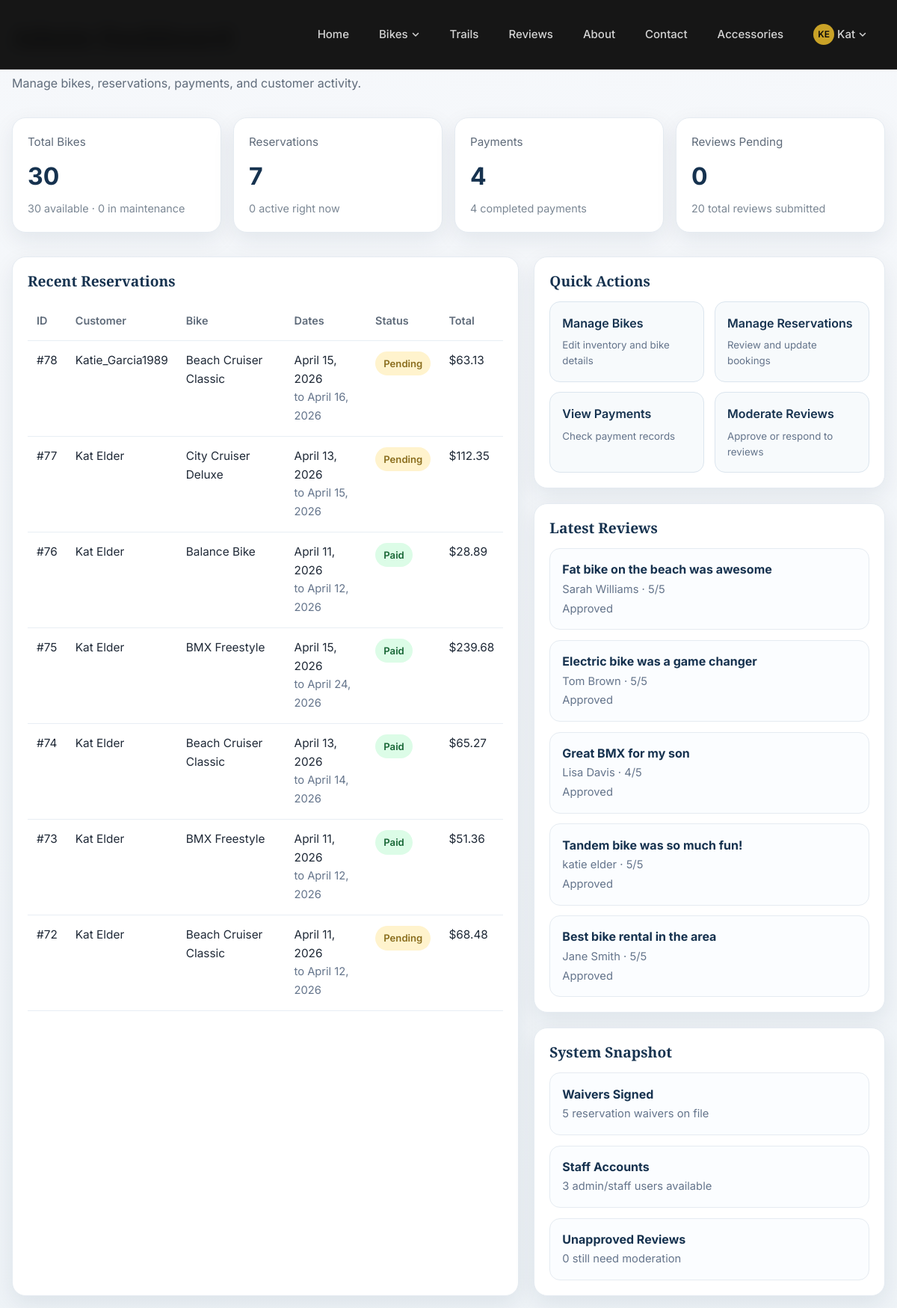
The page /admin-dashboard/ (signed in, upper part) on the database as committed earlier.
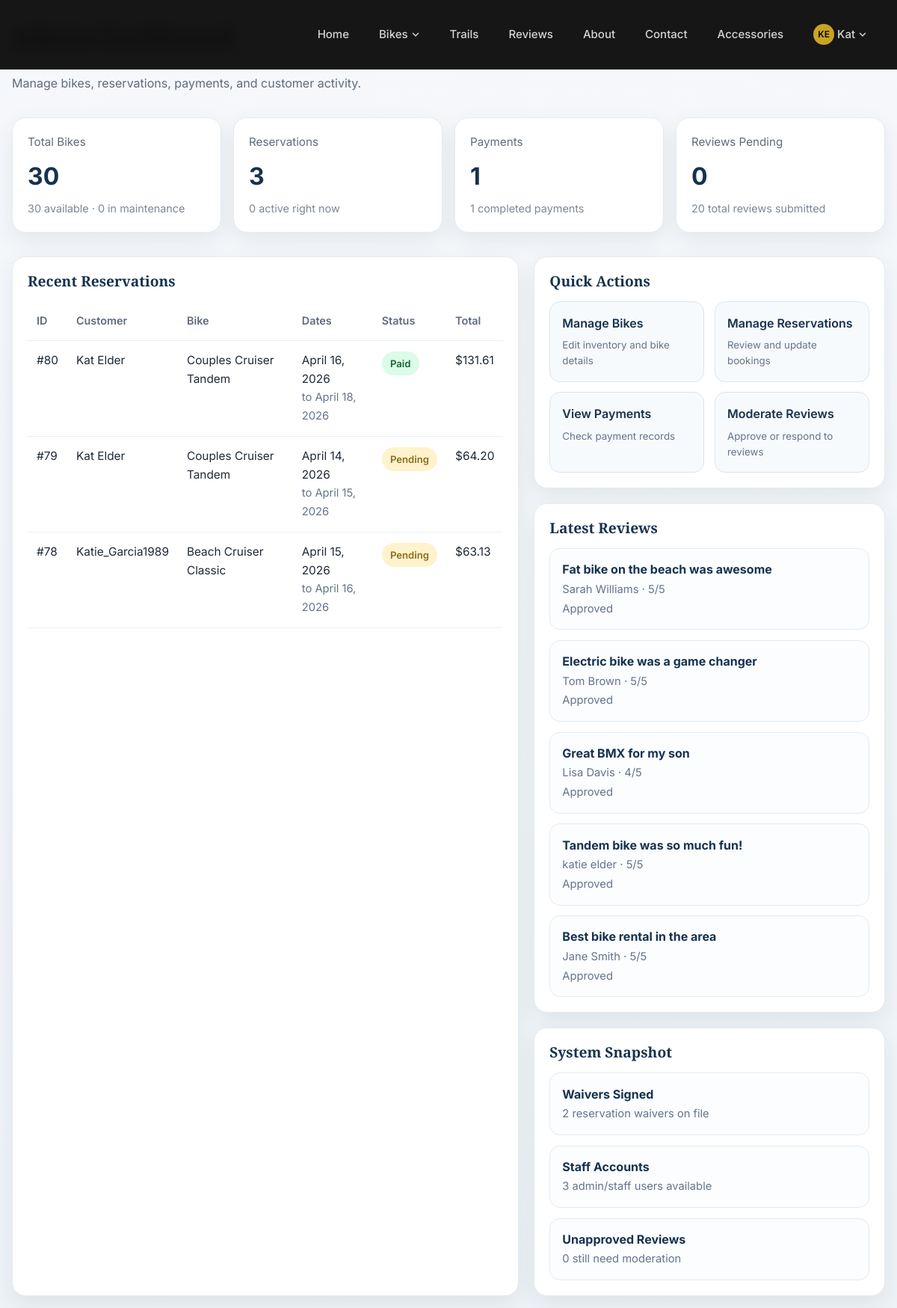
The same page on the database as committed later.
### reservations/models.py (models this page shows, shortened)
class Reservation(models.Model):
    STATUS_CHOICES = [
        ('pending', 'Pending'),
        ('confirmed', 'Confirmed'),
        ('paid', 'Paid'),
        ('active', 'Active'),
        ('completed', 'Completed'),
        ('cancelled', 'Cancelled'),
    ]
    RENTAL_TYPES = [
        ('hourly', 'Hourly'),
        ('daily', 'Daily'),
        ('weekly', 'Weekly'),
    ]
    user = models.ForeignKey(settings.AUTH_USER_MODEL, on_delete=models.CASCADE, related_name='reservations')
    bike = models.ForeignKey(Bike, on_delete=models.CASCADE, related_name='reservations')
    pickup_location = models.ForeignKey(Location, on_delete=models.SET_NULL, null=True, blank=True, related_name='reservations')
    qr_code = models.ImageField(upload_to='qr_codes/', blank=True, null=True)
    unlock_code = models.CharField(max_length=10, blank=True)
    rental_type = models.CharField(max_length=20, choices=RENTAL_TYPES, default='daily')
    rental_date = models.DateField()
    return_date = models.DateField()
    rental_duration = models.PositiveIntegerField(default=1, help_text="Duration in hours or days")
    status = models.CharField(max_length=20, choices=STATUS_CHOICES, default='pending')
    bike_price = models.DecimalField(max_digits=10, decimal_places=2, default=0)
    accessories_price = models.DecimalField(max_digits=10, decimal_places=2, default=0)
    subtotal = models.DecimalField(max_digits=10, decimal_places=2, default=0)
    tax_amount = models.DecimalField(max_digits=10, decimal_places=2, default=0)
    total_price = models.DecimalField(max_digits=10, decimal_places=2, default=0)
    waiver_signed = models.BooleanField(default=False)
    waiver_signed_at = models.DateTimeField(null=True, blank=True)
    created_at = models.DateTimeField(auto_now_add=True)
    updated_at = models.DateTimeField(auto_now=True)
    special_requests = models.TextField(blank=True, null=True)
    class Meta:
        ordering = ['-created_at']
    special_requests = models.TextField(blank=True, null=True, help_text="Customer requests from checkout.")
    admin_notes = models.TextField(blank=True, null=True, help_text="Internal notes for logistics/maintenance staff.")

### accounts/models.py (models this page shows, shortened)
class User(AbstractUser):
    phone = models.CharField(max_length=20, blank=True)
    address = models.TextField(blank=True)
    city = models.CharField(max_length=100, blank=True)
    state = models.CharField(max_length=100, blank=True)
    zip_code = models.CharField(max_length=10, blank=True)
    date_of_birth = models.DateField(null=True, blank=True)
    emergency_contact_name = models.CharField(max_length=100, blank=True)
    emergency_contact_phone = models.CharField(max_length=20, blank=True)
    is_newsletter_subscribed = models.BooleanField(default=False)
    created_at = models.DateTimeField(auto_now_add=True)
    updated_at = models.DateTimeField(auto_now=True)
    class Meta:
        ordering = ['-date_joined']
    def get_full_name(self):
        return f"{self.first_name} {self.last_name}".strip() or self.username
    def get_initials(self):
        if self.first_name and self.last_name:
            return f"{self.first_name[0]}{self.last_name[0]}".upper()
        return self.username[:2].upper()

### bikes/models.py (models this page shows, shortened)
class Bike(models.Model):
    BIKE_TYPES = [
        ('adult', 'Adult Bike'),
        ('kids', 'Kids Bike'),
        ('mountain', 'Mountain Bike'),
        ('tandem', 'Tandem Bike'),
    ]
    STATUS_CHOICES = [
        ('maintenance', 'At Dock'),
        ('in_use', 'On Trail'),
        ('available', 'In Shop')
    ]
    name = models.CharField(max_length=200)
    slug = models.SlugField(unique=True)
    serial_number = models.CharField(
        max_length=50,
        unique=True,
        null=True,
        blank=True,
        help_text="Unique ID for this physical unit (e.g., ICC-101)"
    )
    category = models.ForeignKey(
        BikeCategory,
        on_delete=models.CASCADE,
        related_name='bikes'
    )
    bike_type = models.CharField(max_length=20, choices=BIKE_TYPES)
    size = models.ForeignKey(
        BikeSize,
        on_delete=models.SET_NULL,
        null=True,
        blank=True,
        related_name='bikes'
    )
    description = models.TextField()
    features = models.TextField(help_text="List key features, one per line")
    price_per_day = models.DecimalField(max_digits=8, decimal_places=2)
    price_per_hour = models.DecimalField(max_digits=8, decimal_places=2, null=True, blank=True)
    image = models.ImageField(upload_to='bikes/', blank=True, null=True)
    is_available = models.BooleanField(default=True)
    is_maintenance = models.BooleanField(default=False, help_text="Bike is under maintenance")
    maintenance_note = models.TextField(blank=True, help_text="Reason for maintenance")
    location = models.ForeignKey(
        'locations.Location',
        on_delete=models.SET_NULL,
        null=True,
        blank=True,
        related_name='bikes'
    )
    status = models.CharField(
        max_length=20,
        choices=STATUS_CHOICES,
        default='available'
    )
    created_at = models.DateTimeField(auto_now_add=True)
    updated_at = models.DateTimeField(auto_now=True)
    class Meta:
        ordering = ['category', 'name']

### reviews/models.py (models this page shows, shortened)
class Review(models.Model):
    user = models.ForeignKey(
        settings.AUTH_USER_MODEL,
        on_delete=models.CASCADE,
        related_name='reviews'
    )
    bike = models.ForeignKey(
        Bike,
        on_delete=models.CASCADE,
        related_name='reviews',
        null=True,
        blank=True
    )
    rating = models.PositiveIntegerField(
        validators=[MinValueValidator(1), MaxValueValidator(5)]
    )
    title = models.CharField(max_length=200)
    content = models.TextField()
    is_approved = models.BooleanField(default=False)
    is_featured = models.BooleanField(default=False)
    admin_response = models.TextField(blank=True)
    admin_response_date = models.DateTimeField(null=True, blank=True)
    helpful_count = models.PositiveIntegerField(default=0)
    created_at = models.DateTimeField(auto_now_add=True)
    updated_at = models.DateTimeField(auto_now=True)
    class Meta:
        ordering = ['-created_at']

### core/views.py (the view)
# urls.py: path('admin-dashboard/', views.admin_dashboard, name='admin_dashboard'),
@staff_member_required
def admin_dashboard(request):
    recent_reservations = Reservation.objects.select_related("user", "bike").order_by("-created_at")[:8]
    total_reservations = Reservation.objects.count()
    active_reservations = Reservation.objects.filter(
    status__in=["Pending", "Confirmed", "Paid"]
).count()
    total_bikes = Bike.objects.count()
    available_bikes = Bike.objects.filter(
    is_available=True,
    is_maintenance=False
).count()
    maintenance_bikes = Bike.objects.filter(
    is_maintenance=True
).count()
    total_payments = Payment.objects.count()
    completed_payments = Payment.objects.filter(status__iexact="completed").count()
    total_reviews = Review.objects.count()
    pending_reviews = Review.objects.filter(is_approved=False).count()
    latest_reviews = Review.objects.select_related("user").order_by("-created_at")[:5]
    signed_waivers = Reservation.objects.filter(waiver_signed=True).count()
    staff_count = User.objects.filter(is_staff=True).count()
    context = {
        "total_bikes": total_bikes,
        "available_bikes": available_bikes,
        "maintenance_bikes": maintenance_bikes,
        "total_reservations": total_reservations,
        "active_reservations": active_reservations,
        "total_payments": total_payments,
        "completed_payments": completed_payments,
        "total_reviews": total_reviews,
        "pending_reviews": pending_reviews,
        "recent_reservations": recent_reservations,
        "latest_reviews": latest_reviews,
        "signed_waivers": signed_waivers,
        "staff_count": staff_count,
    }
    return render(request, "admin_dashboard/admin.html", context)

### templates/admin_dashboard/admin.html (shortened to what the changed rows need)
{% extends "base.html" %}
{% load static %}
{% block content %}
<section class="admin-page">
    <div class="admin-shell">
        <div class="admin-header">
            <div class="admin-title-wrap">
                <h1>Admin Dashboard</h1>
            </div>
        </div>
        <div class="stats-grid">
            <div class="stat-card">
                <div class="stat-label">Reservations</div>
                <div class="stat-value">{{ total_reservations }}</div>
                <div class="stat-meta">{{ active_reservations }} active right now</div>
            </div>
            <div class="stat-card">
                <div class="stat-label">Payments</div>
                <div class="stat-value">{{ total_payments }}</div>
                <div class="stat-meta">{{ completed_payments }} completed payments</div>
            </div>
        </div>
        <div class="admin-grid">
            <div class="panel">
                <h2>Recent Reservations</h2>
                {% if recent_reservations %}
                <div class="table-wrap">
                    <table class="admin-table">
                        <thead>
                            <tr>
                                <th>ID</th>
                                <th>Customer</th>
                                <th>Bike</th>
                                <th>Dates</th>
                                <th>Status</th>
                                <th>Total</th>
                            </tr>
                        </thead>
                        <tbody>
                            {% for reservation in recent_reservations %}
                            <tr>
                                <td>#{{ reservation.id }}</td>
                                <td>{{ reservation.user.get_full_name|default:reservation.user.username }}</td>
                                <td>{{ reservation.bike.name }}</td>
                                <td>
                                    {{ reservation.rental_date }}<br>
                                    <span class="muted">to {{ reservation.return_date }}</span>
                                </td>
                                <td>
                                    <span class="status-pill status-{{ reservation.status }}">
                                        {{ reservation.status }}
                                    </span>
                                </td>
                                <td>${{ reservation.total_price }}</td>
                            </tr>
                            {% endfor %}
                        </tbody>
                    </table>
                </div>
                {% else %}
                <div class="empty-state">No reservations yet.</div>
                {% endif %}
            </div>
            <div style="display:grid; gap:1.25rem;">
                <div class="panel">
                    <h2>Quick Actions</h2>
                </div>
                <div class="panel">
                    <h2>Latest Reviews</h2>
                    {% if latest_reviews %}
                    <div class="list-stack">
                        {% for review in latest_reviews %}
                        <div class="list-item">
                            <strong>{{ review.title }}</strong><br>
                            <span class="muted">
                                {{ review.user.get_full_name|default:review.user.username }}
                                · {{ review.rating }}/5
                            </span><br>
                            <span class="muted">
                                {% if review.is_approved %}Approved{% else %}Pending approval{% endif %}
                            </span>
                        </div>
                        {% endfor %}
                    </div>
                    {% else %}
                    <div class="empty-state">No reviews yet.</div>
                    {% endif %}
                </div>
                <div class="panel">
                    <h2>System Snapshot</h2>
                    <div class="list-stack">
                        <div class="list-item">
                            <strong>Waivers Signed</strong><br>
                            <span class="muted">{{ signed_waivers }} reservation waivers on file</span>
                        </div>
                    </div>
                </div>
            </div>
        </div>
    </div>
</section>
{% endblock %}

### templates/base.html (shortened to what this page needs)
{% load static %}
<!DOCTYPE html>
<html lang="en">
<head>
    <link rel="stylesheet" href="{% static 'css/main.css' %}">
</head>
<body>
    <nav class="navbar" id="navbar">
        <div class="container">
            <a href="{% url 'home' %}" class="navbar-brand">
                <img src="{% static 'images/logo/logo-icc.png' %}" alt="Indian Creek Cycles" class="navbar-logo">
            </a>
            <ul class="navbar-nav" id="navbar-nav">
                <li class="nav-item">
                    <a href="{% url 'home' %}" class="nav-link {% if request.path == '/' %}active{% endif %}">Home</a>
                </li>
                <li class="nav-item has-dropdown">
                    <a href="{% url 'bike_list' %}" class="nav-link {% if '/bikes/' in request.path %}active{% endif %}">
                        Bikes
                        <svg class="dropdown-arrow" width="12" height="12" viewBox="0 0 12 12" fill="none">
                            <path d="M2.5 4.5L6 8L9.5 4.5" stroke="currentColor" stroke-width="1.5" stroke-linecap="round" stroke-linejoin="round"/>
                        </svg>
                    </a>
                </li>
                <li class="nav-item">
                    <a href="{% url 'trails' %}" class="nav-link {% if '/trails/' in request.path %}active{% endif %}">Trails</a>
                </li>
                <li class="nav-item">
                    <a href="{% url 'reviews' %}" class="nav-link {% if '/reviews/' in request.path %}active{% endif %}">Reviews</a>
                </li>
                <li class="nav-item">
                    <a href="{% url 'about' %}" class="nav-link {% if '/about/' in request.path %}active{% endif %}">About</a>
                </li>
                <li class="nav-item">
                    <a href="{% url 'contact' %}" class="nav-link {% if '/contact/' in request.path %}active{% endif %}">Contact</a>
                </li>
                <li class="nav-item">
                     <a href="{% url 'accessories' %}" class="nav-link {% if '/bikes/accessories/' in request.path %}active{% endif %}">Accessories</a>
                </li>
                {% if user.is_authenticated %}
                <li class="nav-item has-dropdown">
                    <a href="{% url 'profile' %}" class="nav-link {% if '/accounts/' in request.path %}active{% endif %}">
                        <span class="user-avatar">{{ user.get_initials }}</span>
                        {{ user.first_name|default:user.username }}
                        <svg class="dropdown-arrow" width="12" height="12" viewBox="0 0 12 12" fill="none">
                            <path d="M2.5 4.5L6 8L9.5 4.5" stroke="currentColor" stroke-width="1.5" stroke-linecap="round" stroke-linejoin="round"/>
                        </svg>
                    </a>
                </li>
                {% endif %}
            </ul>
        </div>
    </nav>
    <main>
        {% block content %}{% endblock %}
    </main>
</body>
</html>

Rows that differ between the two databases and show on the page:
removed Reservation: id "77", user.get_full_name "Kat Elder", bike.name "City Cruiser Deluxe", rental_date "April 13, 2026", return_date "April 15, 2026", status "Pending", total_price "112.35"
removed Reservation: id "76", user.get_full_name "Kat Elder", bike.name "Balance Bike", rental_date "April 11, 2026", return_date "April 12, 2026", status "Paid", total_price "28.89"
removed Reservation: id "75", user.get_full_name "Kat Elder", bike.name "BMX Freestyle", rental_date "April 15, 2026", return_date "April 24, 2026", status "Paid", total_price "239.68"
removed Reservation: id "74", user.get_full_name "Kat Elder", bike.name "Beach Cruiser Classic", rental_date "April 13, 2026", return_date "April 14, 2026", status "Paid", total_price "65.27"
removed Reservation: id "73", user.get_full_name "Kat Elder", bike.name "BMX Freestyle", rental_date "April 11, 2026", return_date "April 12, 2026", status "Paid", total_price "51.36"
removed Reservation: id "72", user.get_full_name "Kat Elder", bike.name "Beach Cruiser Classic", rental_date "April 11, 2026", return_date "April 12, 2026", status "Pending", total_price "68.48"
added Reservation: id "80", user.get_full_name "Kat Elder", bike.name "Couples Cruiser Tandem", rental_date "April 16, 2026", return_date "April 18, 2026", status "Paid", total_price "131.61"
added Reservation: id "79", user.get_full_name "Kat Elder", bike.name "Couples Cruiser Tandem", rental_date "April 14, 2026", return_date "April 15, 2026", status "Pending", total_price "64.20"
Other text that changed with them:
{{ total_reservations }}: "7" → "3"
{{ total_payments }}: "4" → "1"
{{ completed_payments }}: "4" → "1"
{{ signed_waivers }}: "5" → "2"
